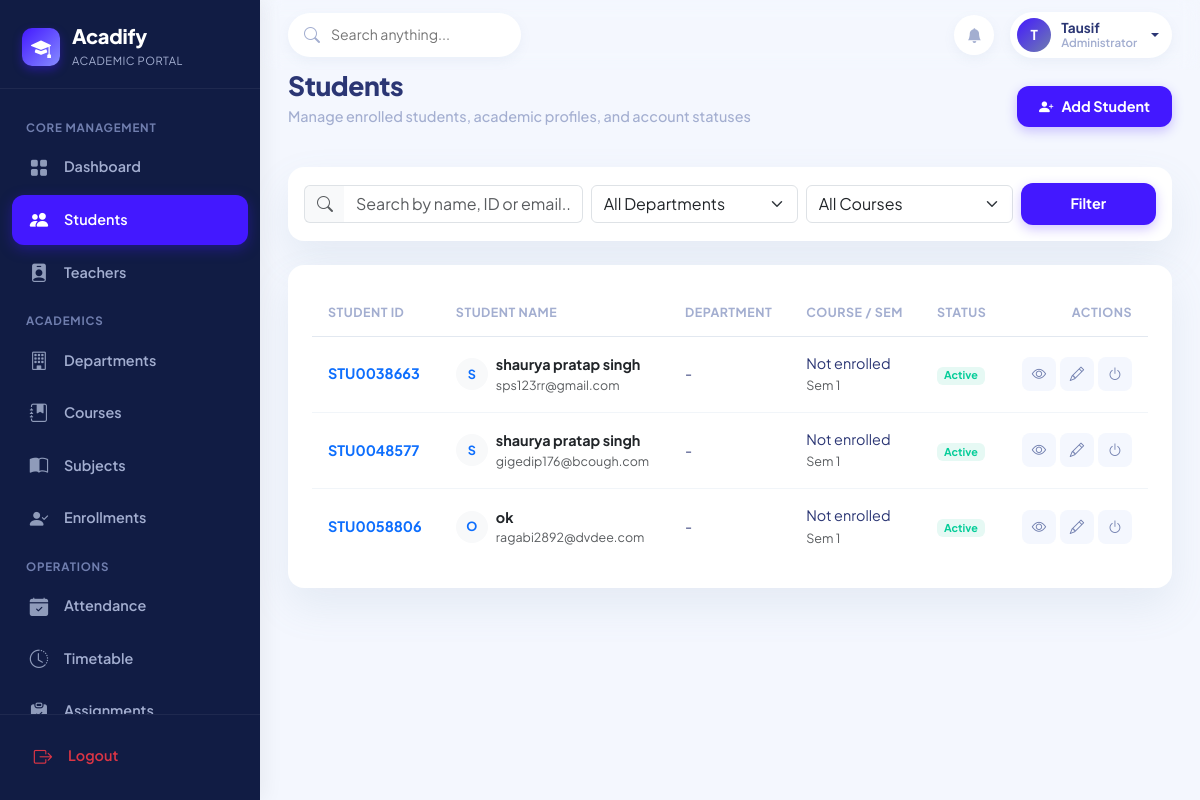
/admin-panel/students/ (signed in), run on the app's committed database.
### apps/accounts/models.py (models this page shows, shortened)
class User(AbstractUser):
    ROLE_ADMIN = 'ADMIN'
    ROLE_TEACHER = 'TEACHER'
    ROLE_STUDENT = 'STUDENT'
    ROLE_CHOICES = [
        (ROLE_ADMIN, 'Administrator'),
        (ROLE_TEACHER, 'Teacher'),
        (ROLE_STUDENT, 'Student'),
    ]
    role = models.CharField(max_length=10, choices=ROLE_CHOICES, default=ROLE_STUDENT)
    email = models.EmailField(unique=True)
    phone = models.CharField(max_length=20, blank=True, null=True)
    avatar = models.ImageField(
        upload_to='profiles/avatars/',
        blank=True,
        null=True,
        validators=[FileExtensionValidator(allowed_extensions=['jpg', 'jpeg', 'png', 'webp'])]
    )
    bio = models.TextField(blank=True, null=True)
    is_approved = models.BooleanField(default=True)
    updated_at = models.DateTimeField(auto_now=True)
    @property
    def is_admin_user(self):
        return self.role == self.ROLE_ADMIN or self.is_superuser
    @property
    def is_teacher_user(self):
        return self.role == self.ROLE_TEACHER
    @property
    def is_student_user(self):
        return self.role == self.ROLE_STUDENT
    @property
    def display_name(self):
        full = self.get_full_name()
        return full if full else self.username

class StudentProfile(models.Model):
    GENDER_CHOICES = [
        ('MALE', 'Male'),
        ('FEMALE', 'Female'),
        ('OTHER', 'Other'),
    ]
    user = models.OneToOneField(User, on_delete=models.CASCADE, related_name='student_profile')
    student_id = models.CharField(max_length=30, unique=True, db_index=True)
    department = models.ForeignKey(
        'academics.Department',
        on_delete=models.SET_NULL,
        null=True,
        blank=True,
        related_name='students'
    )
    course = models.ForeignKey(
        'academics.Course',
        on_delete=models.SET_NULL,
        null=True,
        blank=True,
        related_name='students'
    )
    semester = models.PositiveSmallIntegerField(default=1)
    batch_session = models.ForeignKey(
        'academics.AcademicSession',
        on_delete=models.SET_NULL,
        null=True,
        blank=True,
        related_name='students'
    )
    date_of_birth = models.DateField(blank=True, null=True)
    gender = models.CharField(max_length=10, choices=GENDER_CHOICES, default='MALE')
    address = models.TextField(blank=True, null=True)
    guardian_name = models.CharField(max_length=100, blank=True, null=True)
    guardian_phone = models.CharField(max_length=20, blank=True, null=True)
    emergency_contact = models.CharField(max_length=20, blank=True, null=True)
    blood_group = models.CharField(max_length=5, blank=True, null=True)
    created_at = models.DateTimeField(auto_now_add=True)
    updated_at = models.DateTimeField(auto_now=True)
    class Meta:
        ordering = ['student_id']

### apps/accounts/views.py (the view, shortened to what this page needs)
# urls.py: path('admin-panel/students/', account_views.admin_students, name='admin_students'),
@login_required
@admin_required
def admin_students(request):
    query = request.GET.get('q', '').strip()
    dept_id = request.GET.get('department', '')
    course_id = request.GET.get('course', '')
    semester = request.GET.get('semester', '')
    students = StudentProfile.objects.select_related('user', 'department', 'course', 'batch_session').all().order_by('student_id')
    if dept_id:
        students = students.filter(department_id=dept_id)
    if course_id:
        students = students.filter(course_id=course_id)
    if semester:
        students = students.filter(semester=semester)
    paginator = Paginator(students, 12)
    page_obj = paginator.get_page(request.GET.get('page', 1))
    departments = Department.objects.all()
    courses = Course.objects.all()
    return render(request, 'dashboards/admin_students.html', {
        'page_obj': page_obj,
        'departments': departments,
        'courses': courses,
        'selected_dept': dept_id,
        'selected_course': course_id,
        'selected_sem': semester,
        'query': query,
    })

### apps/accounts/context_processors.py (called while the page is built)
def acadify_user_context(request):
    context = {
        'app_name': 'Acadify',
        'app_tagline': 'One Platform. Complete Academic Management.',
        'user_role': None,
        'user_profile': None,
    }
    if request.user.is_authenticated:
        user = request.user
        context['user_role'] = user.role
        if user.is_student_user:
            context['user_profile'] = getattr(user, 'student_profile', None)
        elif user.is_teacher_user:
            context['user_profile'] = getattr(user, 'teacher_profile', None)
        else:
            context['user_profile'] = None
    return context

### apps/accounts/permissions.py (called while the page is built)
def admin_required(view_func):
    @wraps(view_func)
    def _wrapped_view(request, *args, **kwargs):
        if not request.user.is_authenticated:
            return redirect('login')
        if not (request.user.is_admin_user or request.user.is_superuser):
            messages.error(request, "Access denied: Administrative privileges required.")
            return redirect('dashboard_redirect')
        return view_func(request, *args, **kwargs)
    return _wrapped_view

### templates/dashboards/admin_students.html (shortened to what this page needs)
{% extends 'base.html' %}
{% block content %}
<div class="page-header d-flex flex-wrap justify-content-between align-items-center gap-3">
    <div>
        <h2 class="page-title">Students</h2>
        <p class="page-subtitle">Manage enrolled students, academic profiles, and account statuses</p>
    </div>
    {% if request.user.is_admin_user %}
        <a href="{% url 'admin_student_add' %}" class="btn btn-acadify">
            <i class="bi bi-person-plus-fill"></i>
            <span>Add Student</span>
        </a>
    {% endif %}
</div>
<div class="acadify-card mb-4 p-3">
    <form method="GET" class="row g-2 align-items-center">
        <div class="col-md-4">
            <div class="input-group">
                <span class="input-group-text bg-light border-end-0 text-muted"><i class="bi bi-search"></i></span>
                <input type="text" name="q" value="{{ query }}" class="form-control border-start-0" placeholder="Search by name, ID or email...">
            </div>
        </div>
        <div class="col-md-3">
            <select name="department" class="form-select" onchange="this.form.submit()">
                <option value="">All Departments</option>
            </select>
        </div>
        <div class="col-md-3">
            <select name="course" class="form-select" onchange="this.form.submit()">
                <option value="">All Courses</option>
            </select>
        </div>
        <div class="col-md-2 d-flex gap-2">
            <button type="submit" class="btn btn-acadify w-100 justify-content-center">Filter</button>
        </div>
    </form>
</div>
<div class="acadify-card">
    {% if page_obj %}
        <div class="table-responsive">
            <table class="table-custom">
                <thead>
                    <tr>
                        <th>Student ID</th>
                        <th>Student Name</th>
                        <th>Department</th>
                        <th>Course / Sem</th>
                        <th>Status</th>
                        <th class="text-end">Actions</th>
                    </tr>
                </thead>
                <tbody>
                    {% for stu in page_obj %}
                        <tr>
                            <td class="fw-bold text-primary">{{ stu.student_id }}</td>
                            <td>
                                <div class="d-flex align-items-center gap-2">
                                    {% if stu.user.avatar %}
                                        <img src="{{ stu.user.avatar.url }}" class="rounded-circle" style="width: 32px; height: 32px; object-fit: cover;">
                                    {% else %}
                                        <div class="rounded-circle bg-light text-primary fw-bold d-flex align-items-center justify-content-center small" style="width: 32px; height: 32px;">
                                            {{ stu.user.first_name|slice:":1"|upper }}
                                        </div>
                                    {% endif %}
                                    <div>
                                        <a href="{% url 'admin_student_detail' stu.id %}" class="fw-bold text-dark text-decoration-none">
                                            {{ stu.user.display_name }}
                                        </a>
                                        <div class="small text-muted" style="font-size: 0.78rem;">{{ stu.user.email }}</div>
                                    </div>
                                </div>
                            </td>
                            <td>{{ stu.department.code|default:"-" }}</td>
                            <td>
                                <div>{{ stu.course.code|default:"Not enrolled" }}</div>
                                <span class="small text-muted">Sem {{ stu.semester }}</span>
                            </td>
                            <td>
                                {% if stu.user.is_active %}
                                    <span class="badge badge-present">Active</span>
                                {% else %}
                                    <span class="badge badge-absent">Inactive</span>
                                {% endif %}
                            </td>
                            <td class="text-end">
                                <div class="d-flex justify-content-end gap-1">
                                    <a href="{% url 'admin_student_detail' stu.id %}" class="btn-sm-action" title="View Profile">
                                        <i class="bi bi-eye"></i>
                                    </a>
                                    {% if request.user.is_admin_user %}
                                        <a href="{% url 'admin_student_edit' stu.id %}" class="btn-sm-action" title="Edit">
                                            <i class="bi bi-pencil"></i>
                                        </a>
                                        <a href="{% url 'admin_student_toggle_status' stu.id %}" class="btn-sm-action {% if stu.user.is_active %}danger{% endif %}" title="Toggle Active Status" onclick="return confirm('Toggle status for this student?');">
                                            <i class="bi bi-power"></i>
                                        </a>
                                    {% endif %}
                                </div>
                            </td>
                        </tr>
                    {% endfor %}
                </tbody>
            </table>
        </div>
    {% endif %}
</div>
{% endblock %}

### templates/base.html (shortened to what this page needs)
<!DOCTYPE html>
<html lang="en">
<head>
    <link href="https://cdn.jsdelivr.net/npm/bootstrap@5.3.3/dist/css/bootstrap.min.css" rel="stylesheet">
    <link rel="stylesheet" href="https://cdn.jsdelivr.net/npm/bootstrap-icons@1.11.3/font/bootstrap-icons.min.css">
    {% load static %}
    <link rel="stylesheet" href="{% static 'css/style.css' %}">
</head>
<body>
    <aside class="sidebar-wrapper" id="sidebarWrapper">
        <div class="sidebar-brand">
            <div class="brand-logo-icon">
                <i class="bi bi-mortarboard-fill"></i>
            </div>
            <div class="brand-text">
                <h4>Acadify</h4>
                <span>Academic Portal</span>
            </div>
        </div>
        <nav class="sidebar-nav">
            {% if request.user.is_admin_user %}
                <div class="nav-section-title">Core Management</div>
                <a href="{% url 'admin_dashboard' %}" class="sidebar-nav-link {% if request.resolver_match.url_name == 'admin_dashboard' %}active{% endif %}">
                    <i class="bi bi-grid-fill"></i>
                    <span>Dashboard</span>
                </a>
                <a href="{% url 'admin_students' %}" class="sidebar-nav-link {% if 'student' in request.path and not 'leave' in request.path and not 'fee' in request.path and not 'complaint' in request.path %}active{% endif %}">
                    <i class="bi bi-people-fill"></i>
                    <span>Students</span>
                </a>
                <a href="{% url 'admin_teachers' %}" class="sidebar-nav-link {% if 'teacher' in request.path %}active{% endif %}">
                    <i class="bi bi-person-badge-fill"></i>
                    <span>Teachers</span>
                </a>
                <div class="nav-section-title">Academics</div>
                <a href="{% url 'admin_departments' %}" class="sidebar-nav-link {% if 'department' in request.path %}active{% endif %}">
                    <i class="bi bi-building"></i>
                    <span>Departments</span>
                </a>
                <a href="{% url 'admin_courses' %}" class="sidebar-nav-link {% if 'course' in request.path %}active{% endif %}">
                    <i class="bi bi-journal-bookmark-fill"></i>
                    <span>Courses</span>
                </a>
                <a href="{% url 'admin_subjects' %}" class="sidebar-nav-link {% if 'subject' in request.path %}active{% endif %}">
                    <i class="bi bi-book-half"></i>
                    <span>Subjects</span>
                </a>
                <a href="{% url 'admin_enrollments' %}" class="sidebar-nav-link {% if 'enrollment' in request.path %}active{% endif %}">
                    <i class="bi bi-person-check-fill"></i>
                    <span>Enrollments</span>
                </a>
                <div class="nav-section-title">Operations</div>
                <a href="{% url 'admin_attendance' %}" class="sidebar-nav-link {% if 'attendance' in request.path %}active{% endif %}">
                    <i class="bi bi-calendar-check-fill"></i>
                    <span>Attendance</span>
                </a>
                <a href="{% url 'admin_timetable' %}" class="sidebar-nav-link {% if 'timetable' in request.path %}active{% endif %}">
                    <i class="bi bi-clock-history"></i>
                    <span>Timetable</span>
                </a>
                <a href="{% url 'admin_assignments' %}" class="sidebar-nav-link {% if 'assignment' in request.path %}active{% endif %}">
                    <i class="bi bi-clipboard-check-fill"></i>
                    <span>Assignments</span>
                </a>
            {% endif %}
        </nav>
        <div class="sidebar-footer">
            <a href="{% url 'logout' %}" class="sidebar-nav-link text-danger">
                <i class="bi bi-box-arrow-right text-danger"></i>
                <span>Logout</span>
            </a>
        </div>
    </aside>
    <div class="main-wrapper">
        <header class="top-navbar">
            <div class="d-flex align-items-center gap-3">
                <div class="search-box">
                    <i class="bi bi-search"></i>
                    <input type="text" id="globalSearchInput" placeholder="Search anything..." value="{{ request.GET.q|default:'' }}">
                </div>
            </div>
            <div class="navbar-actions">
                <a href="{% if request.user.is_admin_user %}{% url 'admin_notices' %}{% elif request.user.is_teacher_user %}{% url 'teacher_notices' %}{% else %}{% url 'student_notices' %}{% endif %}" class="btn-icon" title="Notices & Announcements">
                    <i class="bi bi-bell-fill"></i>
                </a>
                <div class="dropdown">
                    <a href="#" class="user-profile-pill dropdown-toggle" data-bs-toggle="dropdown" aria-expanded="false">
                        {% if request.user.avatar %}
                            <img src="{{ request.user.avatar.url }}" alt="{{ request.user.display_name }}" class="user-avatar-img">
                        {% else %}
                            <div class="user-avatar-placeholder">
                                {{ request.user.first_name|default:request.user.username|slice:":1"|upper }}
                            </div>
                        {% endif %}
                        <div class="user-details d-none d-sm-flex">
                            <span class="user-name">{{ request.user.display_name }}</span>
                            <span class="user-role">{{ request.user.get_role_display }}</span>
                        </div>
                    </a>
                </div>
            </div>
        </header>
        <main class="content-container">
            {% block content %}{% endblock %}
        </main>
    </div>
</body>
</html>

### data on the page
User: user.first_name "T", user.display_name "Tausif", user.role "Administrator"
StudentProfile: student_id "STU0038663", user.first_name "S", user.display_name "shaurya pratap singh", user.email "sps123rr@gmail.com", department.code "-", course.code "Not enrolled", semester "1", shows "Active"
StudentProfile: student_id "STU0048577", user.first_name "S", user.display_name "shaurya pratap singh", user.email "gigedip176@bcough.com", department.code "-", course.code "Not enrolled", semester "1", shows "Active"
StudentProfile: student_id "STU0058806", user.first_name "O", user.display_name "ok", user.email "ragabi2892@dvdee.com", department.code "-", course.code "Not enrolled", semester "1", shows "Active"
